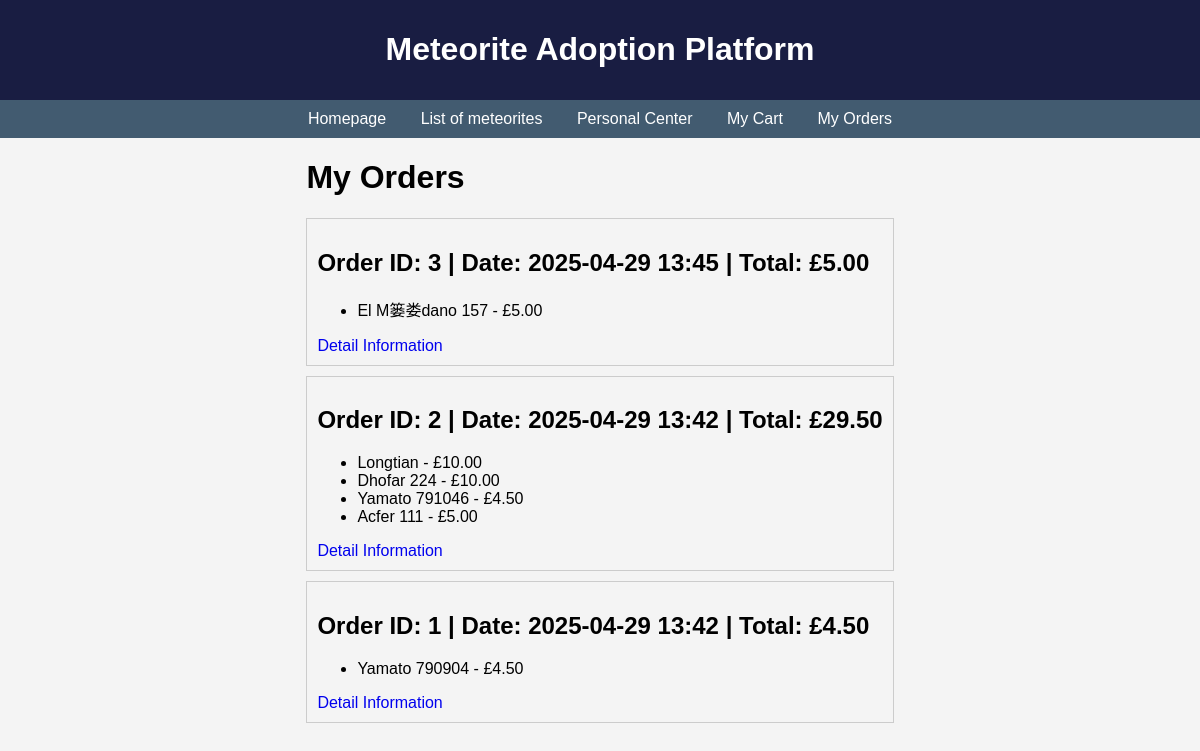
The page /order/my-orders/ (signed in) on the database as committed earlier.
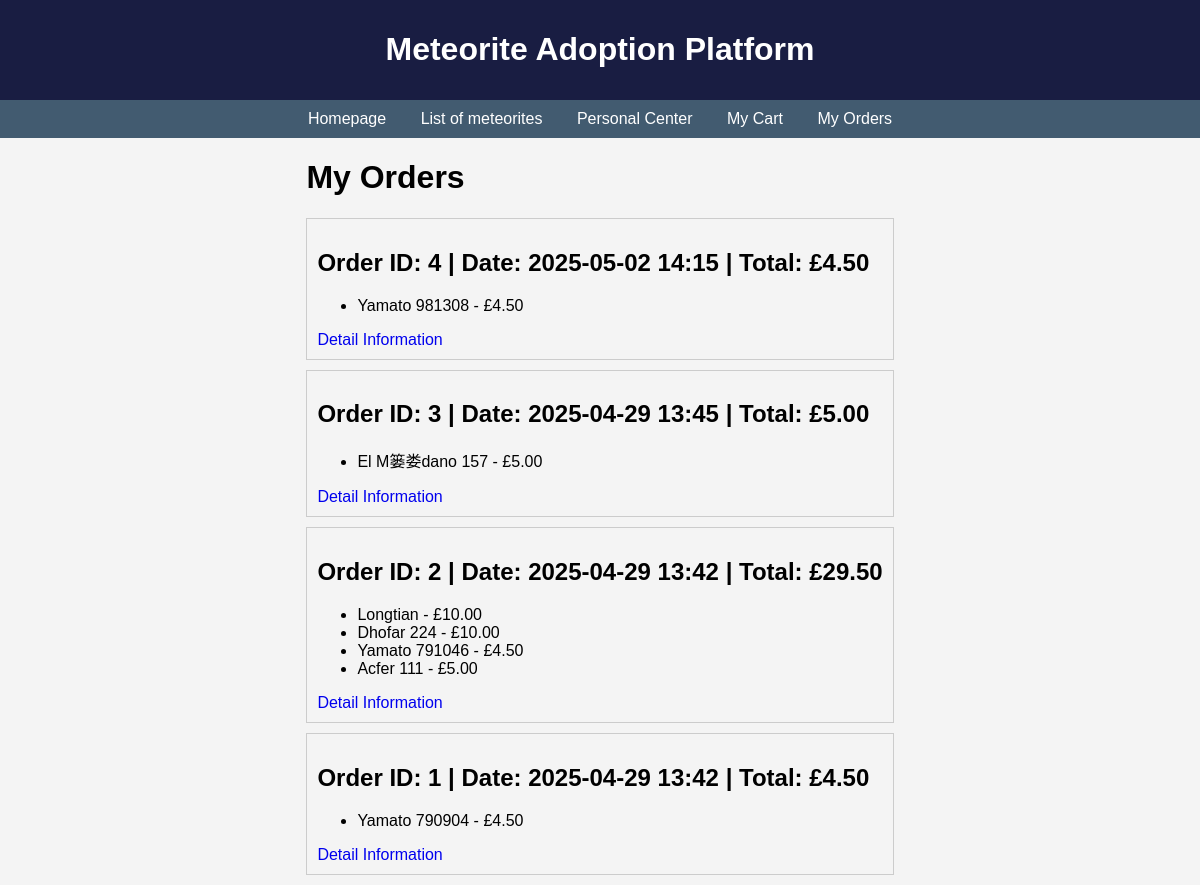
The same page on the database as committed later.
### order/models.py (models this page shows)
class Order(models.Model):
    user = models.ForeignKey(User, on_delete=models.CASCADE)
    price = models.DecimalField(max_digits=10, decimal_places=2)
    date = models.DateTimeField(auto_now_add=True)

class OrderItem(models.Model):
    order = models.ForeignKey(Order, related_name='items', on_delete=models.CASCADE)
    meteorite = models.ForeignKey(Meteorite, on_delete=models.CASCADE)
    price = models.DecimalField(max_digits=10, decimal_places=2)

### meteorite/models.py (models this page shows)
class Meteorite(models.Model):
    name = models.CharField(max_length=100, unique=True)
    id = models.IntegerField(primary_key=True)
    nametype = models.CharField(max_length=20)
    recclass = models.CharField(max_length=50)
    mass = models.FloatField()
    fall = models.CharField(max_length=20)
    year = models.IntegerField()
    latitude = models.DecimalField(max_digits=9, decimal_places=6)
    longitude = models.DecimalField(max_digits=9, decimal_places=6)
    price = models.DecimalField(max_digits=10, decimal_places=2)

### order/views.py (the view)
# urls.py: path('my-orders/', views.my_orders, name='my_orders'),
@login_required
def my_orders(request):
    orders = Order.objects.filter(user=request.user).order_by('-date')
    return render(request, 'order/my_orders.html', {'orders': orders})

### templates/order/my_orders.html (shortened to what this page needs)
{% extends 'meteorite/main.html' %}
{% block content %}
<h1>My Orders</h1>
{% if orders %}
    {% for order in orders %}
        <div style="border:1px solid #ccc; padding:10px; margin-bottom:10px;">
            <h2>Order ID: {{ order.id }} | Date: {{ order.date|date:"Y-m-d H:i" }} | Total: £{{ order.price }}</h2>
            <ul>
                {% for item in order.items.all %}
                    <li>
                        {{ item.meteorite.name }} - £{{ item.price }}
                    </li>
                {% endfor %}
            </ul>
            <a href="{% url 'order:order_detail' order.id %}">Detail Information</a>
        </div>
    {% endfor %}
{% else %}
    <p>You have no orders yet.</p>
{% endif %}
{% endblock %}

Rows that differ between the two databases and show on the page:
added Order: id "4", date "2025-05-02 14:15", price "4.50"
added OrderItem: meteorite.name "Yamato 981308", price "4.50", shown under "4"
